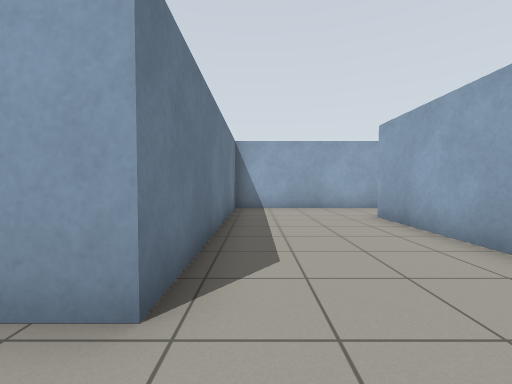
[1] (above)

21 first-person views from a walk through a world built for the Gazebo simulator. The camera is 0.94 m above the floor, tilts 2° down and sees 90° across. The floor is counted in squares, 1 m on a side. Each view is taken from the middle of a square. On the plan, view 1 faces up. The plan holds only what a view shows up to about 10 squares ahead; the rest is blank.

[2]
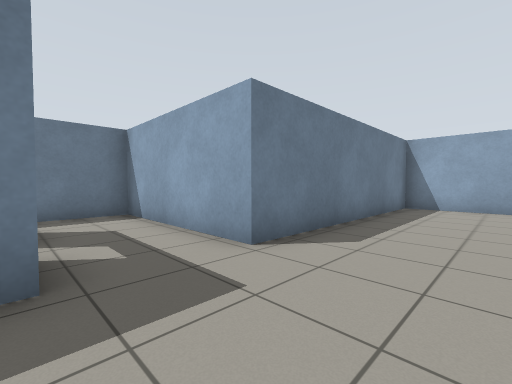

[3]
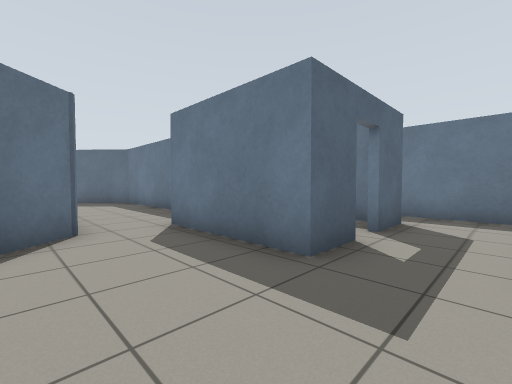

[4]
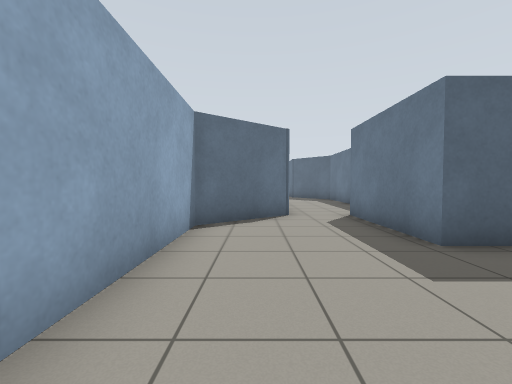

[5]
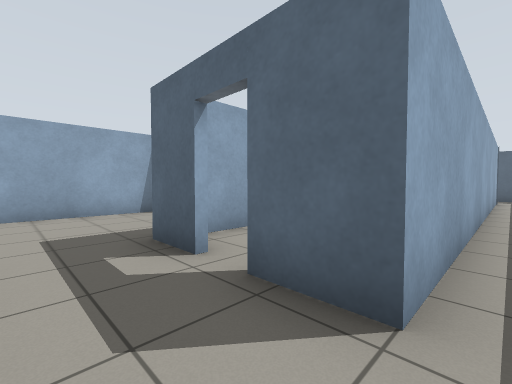

[6]
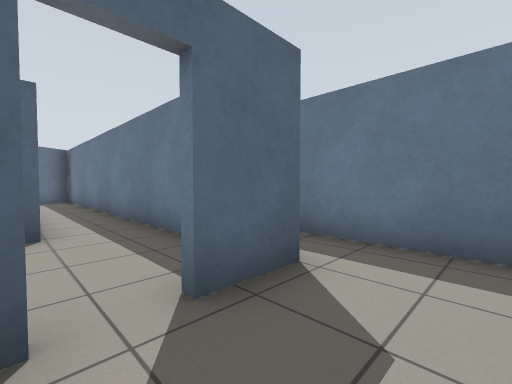

[7]
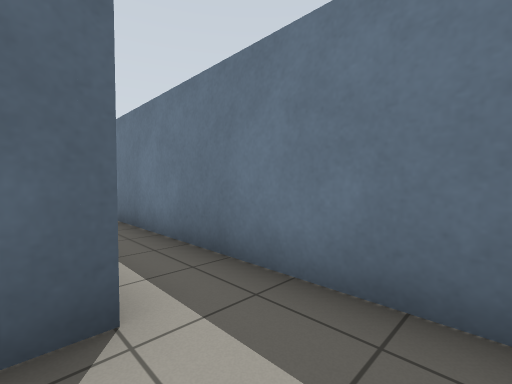

[8]
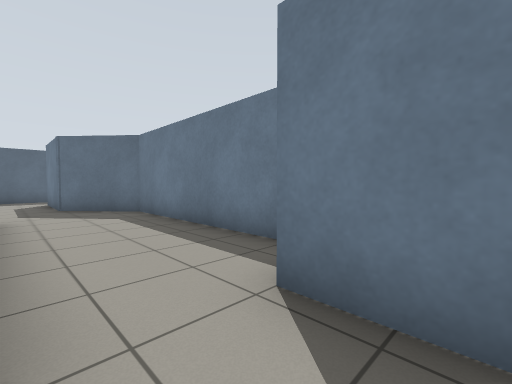

[9]
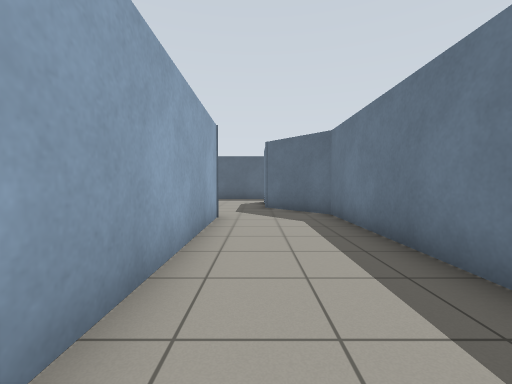

[10]
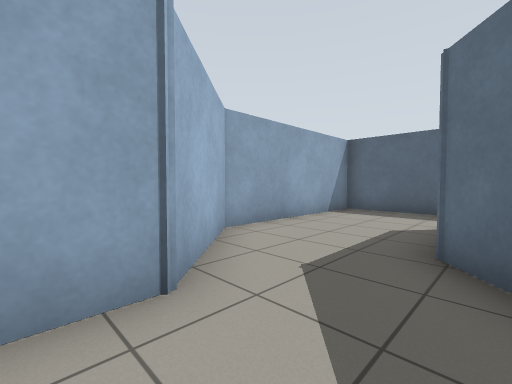

[11]
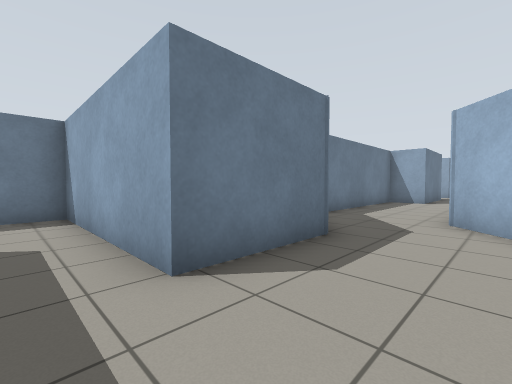

[12]
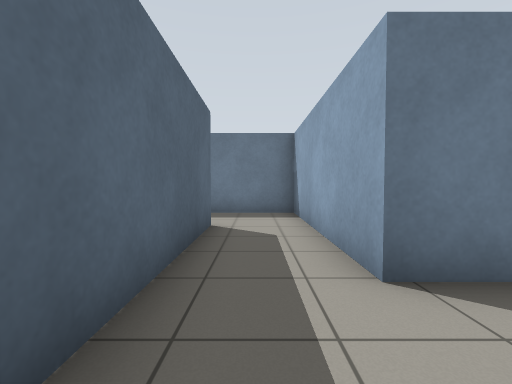

[13]
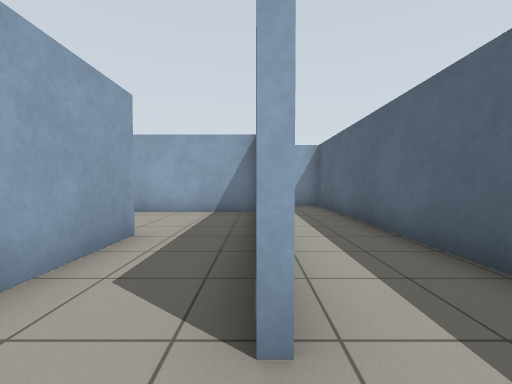

[14]
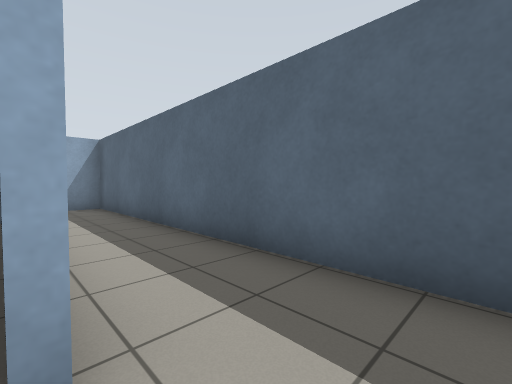

[15]
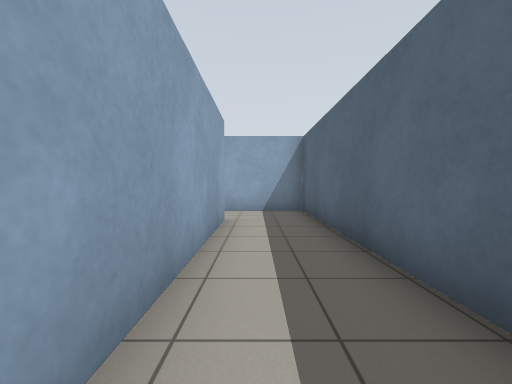

[16]
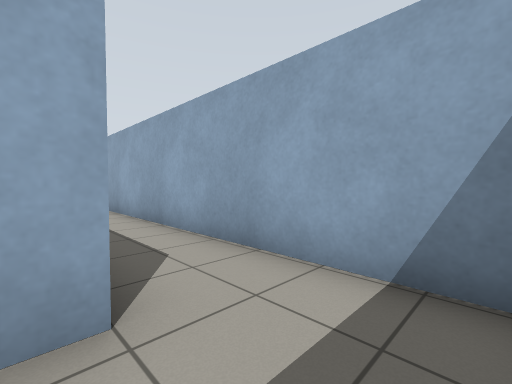

[17]
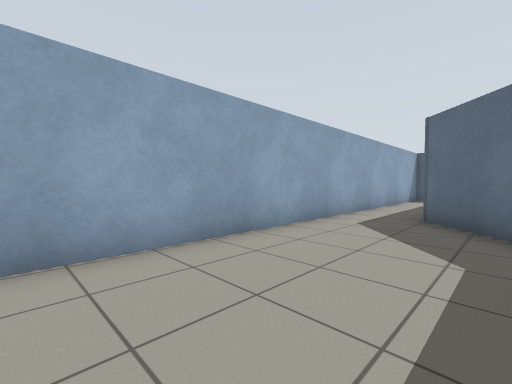

[18]
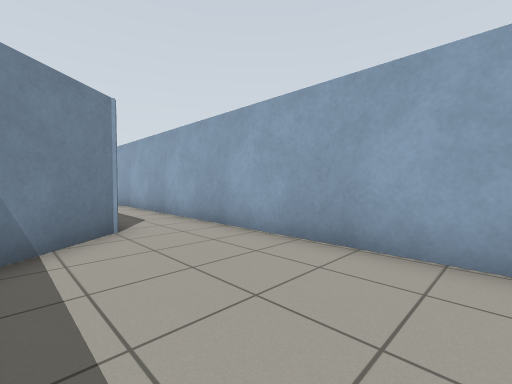

[19]
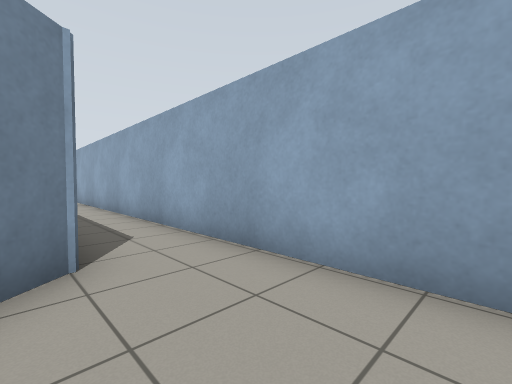

[20]
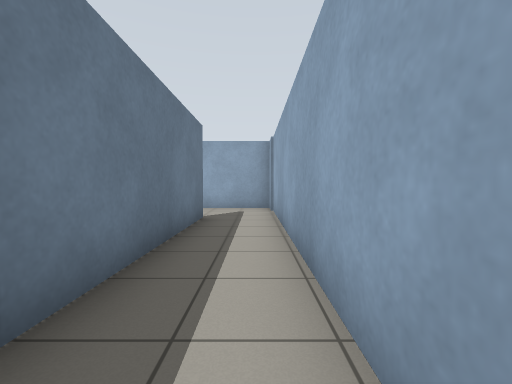

[21]
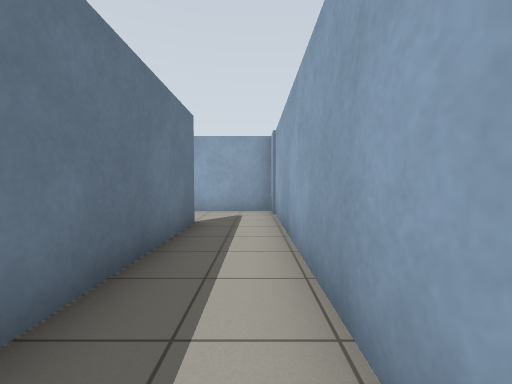

### Floor plan
Points are (right, up) in squares from view 1. A wall is a line through its corners. A room is listed if a view was taken in it or the views show most of it. See-through windows are left out.
Room 1 (views 1, 2, 3, 4, 5, 6, 7, 8, 9)
walls: (-2.1, -0.8) (-0.8, -0.8) (-0.8, -4.5); (3.3, 3.2) (3.3, 7.1); (1, -4.5) (3.3, -2.6) (3.3, 1.8); (3.4, 9.6) (-0.8, 9.6) (-0.8, 1.7) (-6.1, 1.7) (-6.1, -6); (-4.5, -12.6) (-4.5, -0.8) (-3, -0.8)
ways out: opening at (0, -4) to room 2; opening at (4, 8.5) to room 4; open door at (-2.5, -1) to room 5
Room 2 (view 10)
walls: (-2.2, -5.7) (-2.2, -11.6) (-1.6, -12.3); (1.1, -11) (1.1, -5)
ways out: opening at (0, -4) to room 1; opening at (0, -12) to room 3
Room 3 (views 11, 12)
walls: (-1.6, -12.3) (-0.4, -13.8) (-0.4, -16.8) (-6.1, -16.8) (-6.1, -18.5); (-3.8, -19) (3.3, -19) (3.3, -13.4) (1.1, -11)
ways out: opening at (0, -12) to room 2; opening at (-4.5, -19) to room 4
Room 4 (views 13, 14, 15, 16, 17, 18, 19, 20, 21)
walls: (2, -11.7) (3.5, -13.3); (3.5, -19.2) (-2.3, -19.2); (3.6, -2.6) (1.9, -4.1); (-6.1, -18.5) (-6.1, -19.5); (-5.1, -21.6) (5.6, -21.6) (5.6, 9.6) (3.4, 9.6); (3.5, 7.1) (3.5, 1.4)
ways out: opening at (4, 8.5) to room 1; opening at (-4.5, -19) to room 3
Room 5 (no view inside)
walls: (-1, -2.9) (-1, -1.7); (-4.3, -1.4) (-4.3, -10.9)
ways out: open door at (-2.5, -1) to room 1

Where each view was taken, in squares from view 1:
view 1: 0 up, 0 right, facing up
view 2: 1 down, 2 right, facing up-left
view 3: 1 up, 2 right, facing down-left
view 4: 3 up, 2 right, facing down
view 5: 1 up, 5 left, facing down-right
view 6: 1 up, 2 left, facing down-left
view 7: 1 up, 4 left, facing down-left
view 8: 3 down, 1 right, facing down-left
view 9: 4 down, 0 right, facing down
view 10: 10 down, 1 left, facing down-right
view 11: 18 down, 2 right, facing up-left
view 12: 18 down, 2 right, facing left
view 13: 19 down, 5 left, facing right
view 14: 19 down, 5 left, facing down-right
view 15: 20 down, 3 left, facing right
view 16: 21 down, 3 right, facing up-right
view 17: 6 down, 2 right, facing down-right
view 18: 8 down, 2 right, facing up-right
view 19: 6 down, 3 right, facing up-right
view 20: 0 up, 5 right, facing up
view 21: 1 up, 5 right, facing up
